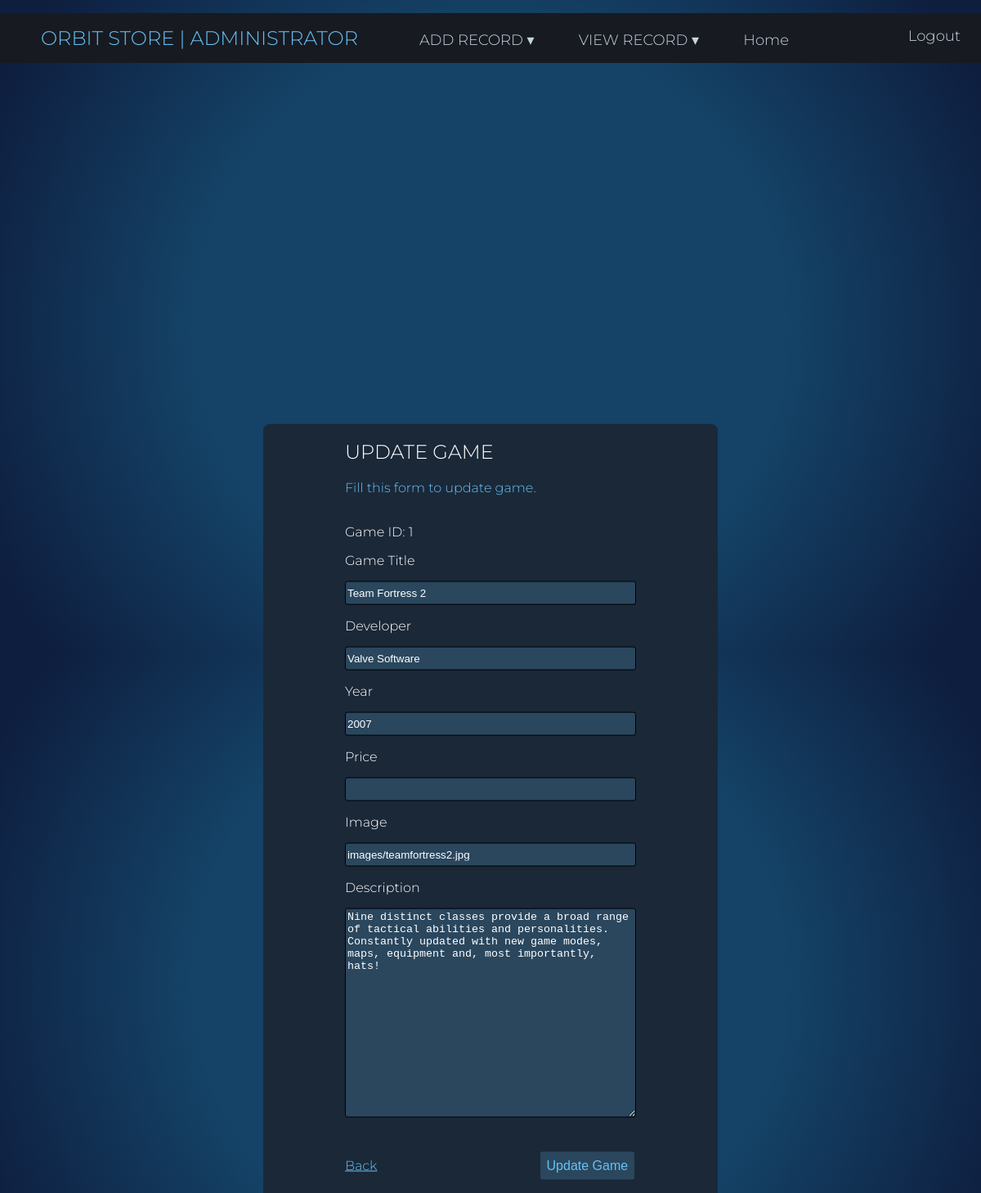
The page /SampleCrud/editGame.php?id=1 on the database its author committed.
### tables this page shows
CREATE TABLE `game` (
  `gameID` int(11) NOT NULL,
  `developer` varchar(255) NOT NULL,
  `gametitle` varchar(255) NOT NULL,
  `description` text NOT NULL,
  `year` int(5) NOT NULL,
  `price` decimal(11,0) NOT NULL,
  `img` varchar(255) NOT NULL
);

### SampleCrud/editGame.php (the view, shortened to what this page needs)
<?php include('dbconnector.php');
$id = $_GET['id'];
$sql = "SELECT * FROM game WHERE gameID = '$id'";
$result = $dbcon->query($sql);
$row = $result->fetch_assoc();
?>
<!DOCTYPE html>
<html>
<head>
	<link rel="stylesheet" type="text/css" href="stylexs.css"/>
</head>
<body>
	<div>
		 <ul>
		 	<li style="color: #66c0f4; margin-left: 50px;margin-right: 50px"><h2>ORBIT Store | Administrator</h2>
        <li>
            <a href="#">ADD RECORD &#9662;</a>
        </li>
        <li>
            <a href="#">VIEW RECORD &#9662;</a>
        </li>
        <li><a href="../home.php">Home</a></li>
        <li style="float:right">
			<a href="../home.php?logout='1'">Logout</a></li>
    </ul>
			</div>
	<div>
		<form method="POST" action="saveEditGame.php?id=<?php echo $id; ?> " name="form">
		<div class="designedtext" id="logindiv" style="margin-top: 270px; margin-bottom: 30px;">
			<h2 style="color: white">UPDATE GAME</h2>
			Fill this form to update game.<br><br>
			<div style="color: white">
				<p>Game ID: <?php echo $row['gameID']; ?></p>
				<p>Game Title</p>
				<input id="txtfld1" type="text" name="gameTitle" required style="width: 350px" value="<?php echo $row['gametitle'];?> ">
				<p>Developer</p>
				<input id="txtfld1" type="text" name="gameDev" required style="width: 350px" value="<?php echo $row['developer'];?> ">
				<p>Year</p>
				<input id="txtfld1" type="text" name="GameYear" required style="width: 350px" value="<?php echo $row['year'];?> ">
				<p>Price</p>
				<input id="txtfld1" type="number" name="GamePrice" required style="width: 350px" value="<?php echo $row['price'];?> ">
				<p>Image</p>
				<input type="text" id="txtfld1" name="GameImage" required style="width: 350px" value="<?php echo $row['img'];?> ">
				<p>Description</p>
				<textarea id="txtfld1" type="textarea" name="gameDescription" required style="width: 350px; height: 250px;"><?php echo $row['description'];?></textarea>
				<br><br><br>
				<a href="viewGames.php">Back</a>
				<button type="submit" class="button1" name="register" style="margin-left: 195px; padding: 8px;">Update Game</button>
			</div>
		</div>
	</form>
			</div>
</body>
</html>

### SampleCrud/stylexs.css (style rules this page uses)
body { background: rgb(20,67,103); background: radial-gradient(circle, rgba(20,67,103,1) 50%, rgba(14,30,63,1) 93%); font-family: 'Lora', serif; margin: 0; padding: 0; }
h1, h2, h3, h4, h5, h6 { font-family: 'Montserrat', sans-serif; font-weight: 300; text-transform: uppercase; }
a { font-family: 'Montserrat', sans-serif; font-weight: 300; color: #66c0f4; }
ul { padding: 0; list-style: none; background: #171a21; }
ul li { display: inline-block; position: relative; line-height: 21px; text-align: left; }
ul li a { font-size: 18px; display: block; padding: 8px 25px; color: #c7d5e0; margin-top: 10px; text-decoration: none; }
.button1 { background-color: #2a475e; border: none; color: #66c0f4; padding: 6px 35px; text-align: center; font-size: 16px; border-radius: 2px; transition-duration: 0.4s; }
.designedtext { font-family: 'Montserrat', sans-serif; font-weight: 300; }
#logindiv { position: absolute; top: 50%; left: 50%; background-color: #1b2838; transform: translate(-50%, -50%); text-align: left; border-radius: 8px; padding-left: 100px; padding-right: 100px; padding-bottom: 38px; color: #66c0f4; margin-left: auto; margin-right: auto; }
#txtfld1 { background-color:#2a475e; height: 25px; border-style:groove; border-radius: 3px; color: white; border-style:groove; border: 1px solid black; }

### rows shown on the page
game: gameID "1", gameTitle "Team Fortress 2", gameDev "Valve Software", GameYear "2007", GameImage "images/teamfortress2.jpg", gameDescription "Nine distinct classes provide a broad range of tactical abilities and personalities. Constantly updated with new game modes, maps, equipment and, most importantly, hats!"
